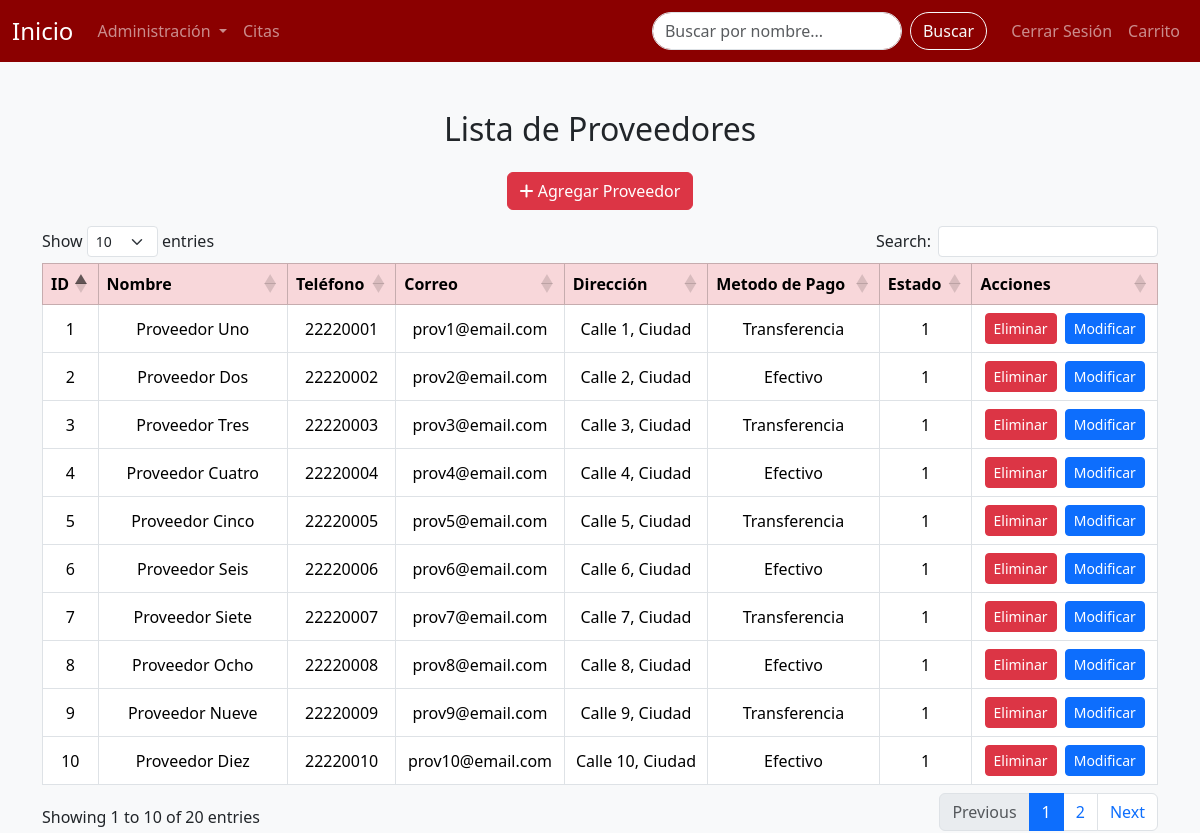
Page /view/Administracion/Proveedores/proveedores.php (signed in) on the committed database.
### tables this page shows
CREATE TABLE PROVEEDORES (
    id_proveedor INT AUTO_INCREMENT PRIMARY KEY,
    nombre VARCHAR(255),
    telefono VARCHAR(20),
    correo VARCHAR(255),
    direccion VARCHAR(500),
    metodo_pago VARCHAR(100),
    estado BIT DEFAULT 1
);

### view/Administracion/Proveedores/proveedores.php (the view, shortened to what this page needs)
<?php
$mysqli = abrirConexion();
$resultado = $mysqli->query("SELECT * FROM PROVEEDORES ORDER BY id_proveedor");
?>
<!DOCTYPE html>
<html lang="es">
<head>
    <link href="https://cdn.jsdelivr.net/npm/bootstrap@5.3.3/dist/css/bootstrap.min.css" rel="stylesheet">
    <link rel="stylesheet" href="https://cdnjs.cloudflare.com/ajax/libs/font-awesome/6.0.0-beta3/css/all.min.css">
</head>
<body class="bg-light">
    <?php include '../../componentes/navbar.php' ?>
    <div class="container mt-5">
        <h2 class="mb-4 text-center">Lista de Proveedores</h2>
        <div class="text-center mb-3">
            <button class="btn btn-danger" data-bs-toggle="modal" data-bs-target="#modalAgregarProveedor">
                <i class="fas fa-plus"></i> Agregar Proveedor
            </button>
        </div>
        <table class="table table-bordered table-hover align-middle">
            <thead class="table-danger text-center">
                <tr>
                    <th>ID</th>
                    <th>Nombre</th>
                    <th>Teléfono</th>
                    <th>Correo</th>
                    <th>Dirección</th>
                    <th>Metodo de Pago</th>
                    <th>Estado</th>
                    <th>Acciones</th>
                </tr>
            </thead>
            <tbody class="text-center">
                <?php while ($u = $resultado->fetch_assoc()): ?>
                    <tr>
                        <td><?= $u['id_proveedor'] ?></td>
                        <td><?= $u['nombre'] ?></td>
                        <td><?= $u['telefono'] ?></td>
                        <td><?= $u['correo'] ?></td>
                        <td><?= $u['direccion'] ?></td>
                        <td><?= $u['metodo_pago'] ?></td>
                        <td><?= $u['estado'] ?></td>
                        <td>
                            <a href="eliminarProveedores.php?id=<?= $u['id_proveedor'] ?>" class="btn btn-sm btn-danger me-1 btn-eliminar">Eliminar</a>
                            <a href="modificarProveedores.php?id=<?= $u['id_proveedor'] ?>" class="btn btn-sm btn-primary">Modificar</a>
                        </td>
                    </tr>
                <?php endwhile; ?>
            </tbody>
        </table>
    </div>
    <link rel="stylesheet" href="https://cdn.datatables.net/1.13.6/css/dataTables.bootstrap5.min.css">
</body>
</html>

### rows in the picture
proveedores: id_proveedor "1", nombre "Proveedor Uno", telefono "22220001", correo "prov1@email.com", direccion "Calle 1, Ciudad", metodo_pago "Transferencia", estado "1"
proveedores: id_proveedor "2", nombre "Proveedor Dos", telefono "22220002", correo "prov2@email.com", direccion "Calle 2, Ciudad", metodo_pago "Efectivo", estado "1"
proveedores: id_proveedor "3", nombre "Proveedor Tres", telefono "22220003", correo "prov3@email.com", direccion "Calle 3, Ciudad", metodo_pago "Transferencia", estado "1"
proveedores: id_proveedor "4", nombre "Proveedor Cuatro", telefono "22220004", correo "prov4@email.com", direccion "Calle 4, Ciudad", metodo_pago "Efectivo", estado "1"
proveedores: id_proveedor "5", nombre "Proveedor Cinco", telefono "22220005", correo "prov5@email.com", direccion "Calle 5, Ciudad", metodo_pago "Transferencia", estado "1"
proveedores: id_proveedor "6", nombre "Proveedor Seis", telefono "22220006", correo "prov6@email.com", direccion "Calle 6, Ciudad", metodo_pago "Efectivo", estado "1"
proveedores: id_proveedor "7", nombre "Proveedor Siete", telefono "22220007", correo "prov7@email.com", direccion "Calle 7, Ciudad", metodo_pago "Transferencia", estado "1"
proveedores: id_proveedor "8", nombre "Proveedor Ocho", telefono "22220008", correo "prov8@email.com", direccion "Calle 8, Ciudad", metodo_pago "Efectivo", estado "1"
proveedores: id_proveedor "9", nombre "Proveedor Nueve", telefono "22220009", correo "prov9@email.com", direccion "Calle 9, Ciudad", metodo_pago "Transferencia", estado "1"
proveedores: id_proveedor "10", nombre "Proveedor Diez", telefono "22220010", correo "prov10@email.com", direccion "Calle 10, Ciudad", metodo_pago "Efectivo", estado "1"
